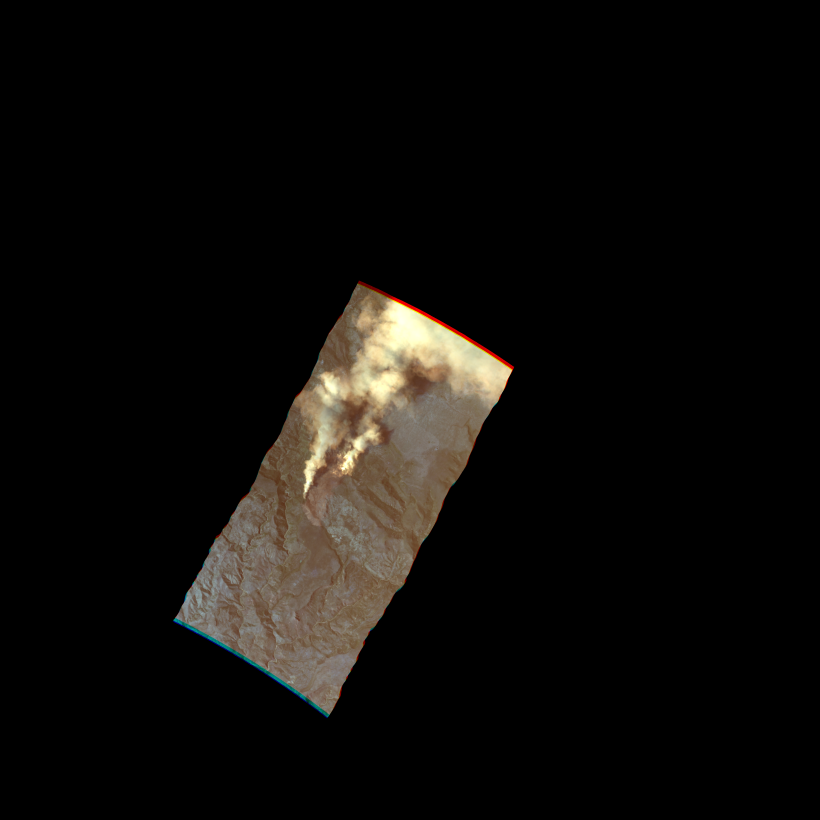
#> input picture Reconstruction/reconstruct_this2/center.png, 4096 x 4096 px (shown at 1/5 size)
$ jupyter execute --allow-errors disparity.ipynb
#> lines starting #> are read from the running program, lines starting #| are printed output that depends on the picture; after the words box and inside, x2 and y2 are one past the last pixel; in counts of white or black regions, pixels touching at a corner belong together
[cell 1]
'''
Created by Omar Padierna "Para11ax" on Jan 1 2019

 This program is free software: you can redistribute it and/or modify
 it under the terms of the GNU General Public License as published by
 the Free Software Foundation, either version 3 of the License, or
 (at your option) any later version.

 This program is distributed in the hope that it will be useful,
 but WITHOUT ANY WARRANTY; without even the implied warranty of
 MERCHANTABILITY or FITNESS FOR A PARTICULAR PURPOSE.  See the
 GNU General Public License for more details.

'''

import cv2
import numpy as np
import glob
from tqdm import tqdm
import PIL.ExifTags
import PIL.Image
from matplotlib import pyplot as plt

#=====================================
# Function declarations
#=====================================

#Function to create point cloud file
def create_output(vertices, colors, filename):
	colors = colors.reshape(-1,3)
	vertices = np.hstack([vertices.reshape(-1,3),colors])

	ply_header = '''ply
		format ascii 1.0
		element vertex %(vert_num)d
		property float x
		property float y
		property float z
		property uchar red
		property uchar green
		property uchar blue
		end_header
		'''
	with open(filename, 'w') as f:
		f.write(ply_header %dict(vert_num=len(vertices)))
		np.savetxt(f,vertices,'%f %f %f %d %d %d')

#Function that Downsamples image x number (reduce_factor) of times.
def downsample_image(image, reduce_factor):
	for i in range(0,reduce_factor):
		#Check if image is color or grayscale
		if len(image.shape) > 2:
			row,col = image.shape[:2]
		else:
			row,col = image.shape

		image = cv2.pyrDown(image, dstsize= (col//2, row // 2))
	return image

#> (a cell that did not finish here is left out)

[cell 3]
#Specify image paths
img_path1 = './reconstruct_this2/center.png'
img_path2 = './reconstruct_this2/right.png'

img_1_downsampled = cv2.imread(img_path1)
#> img_1_downsampled is the input picture: shape (4096, 4096, 3); mean B, G, R 10, 12.4, 14.3
img_2_downsampled = cv2.imread(img_path2)
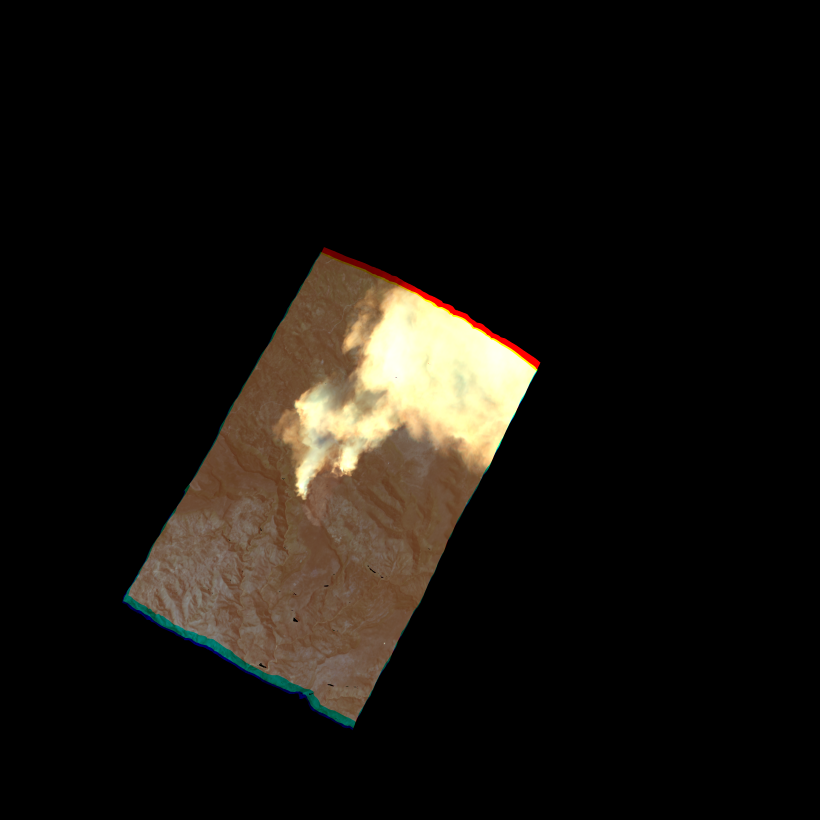
#> input picture Reconstruction/reconstruct_this2/right.png, 4096 x 4096 px (shown at 1/5 size)
#> img_2_downsampled is the input picture: shape (4096, 4096, 3); mean B, G, R 14.3, 19.1, 22.7

img_1_downsampled = downsample_image(img_1_downsampled,1)
img_2_downsampled = downsample_image(img_2_downsampled,1)

plt.imshow(img_1_downsampled)
plt.show()
plt.imshow(img_2_downsampled)
plt.show()

[cell 4]
# img_1_downsampled = downsample_image(img_1_downsampled,3)
# img_2_downsampled = downsample_image(img_2_downsampled,3)

[cell 5]
# [33 lines of commented-out code are left out]

[cell 6]
# grab the dimensions of the image and calculate the center of the
# image

rotate_angle = -62

(h, w) = img_1_downsampled.shape[:2]
#> h = 2048; w = 2048
(cX, cY) = (w // 2, h // 2)
#> cX = 1024; cY = 1024
# rotate our image by 45 degrees around the center of the image
M = cv2.getRotationMatrix2D((cX, cY), rotate_angle, 1.0)

rotated_img_1_downsampled = cv2.warpAffine(img_1_downsampled, M, (w, h))
rotated_img_2_downsampled = cv2.warpAffine(img_2_downsampled, M, (w, h))
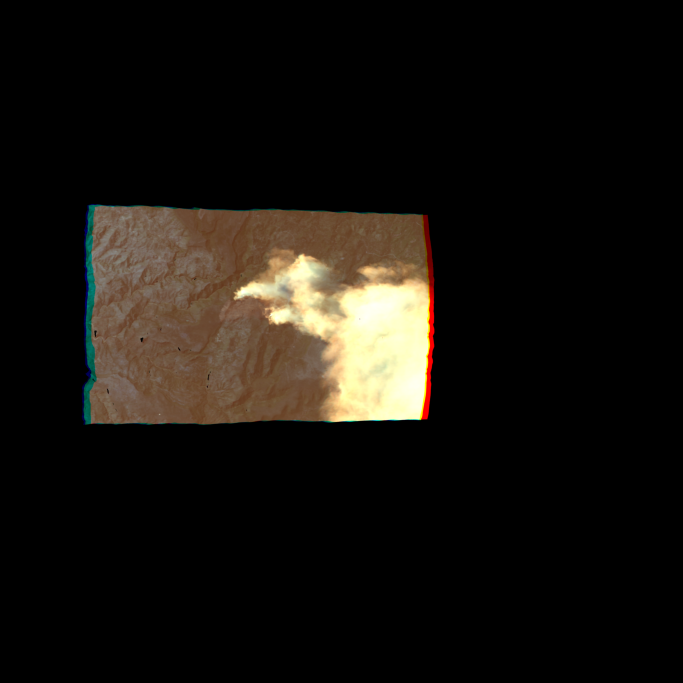
#> rotated_img_2_downsampled: shape (2048, 2048, 3) (shown at 1/3 size); mean of channels 0, 1, 2 14.3, 19.1, 22.7; drawn as B, G, R
print(h,w)
#| 2048 2048

plt.imshow(rotated_img_1_downsampled)
plt.show()
plt.imshow(rotated_img_2_downsampled)
plt.show()

top = 800
botton = 1100
left = 300
right = 1200
cropped_rotated_img_1_downsampled = rotated_img_1_downsampled[top:botton, left:right]
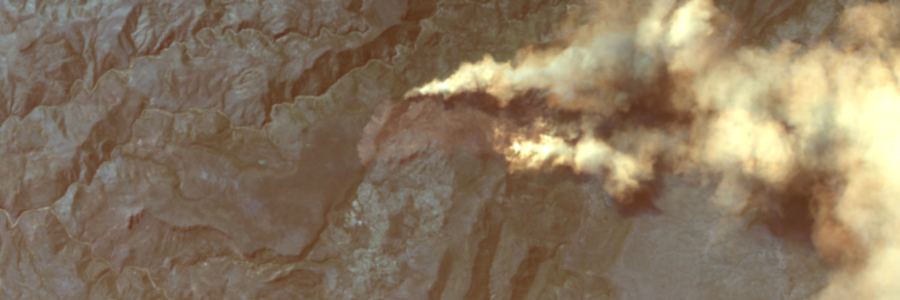
#> cropped_rotated_img_1_downsampled: shape (300, 900, 3); mean of channels 0, 1, 2 95.6, 118.9, 136.9; drawn as B, G, R
cropped_rotated_img_2_downsampled = rotated_img_2_downsampled[top:botton, left:right]
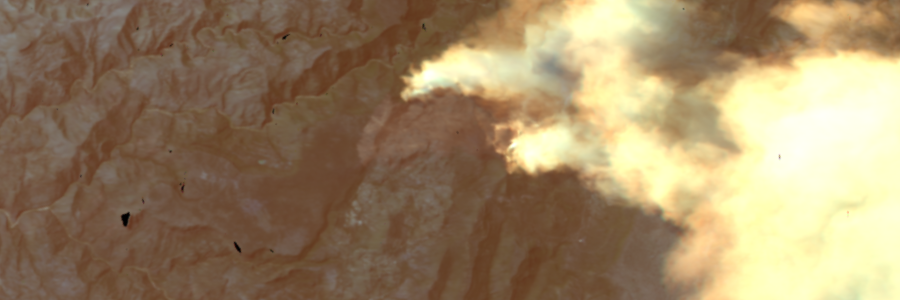
#> cropped_rotated_img_2_downsampled: shape (300, 900, 3); mean of channels 0, 1, 2 101, 133.7, 156.1; drawn as B, G, R

# cropped_rotated_img_1_downsampled = img_1_downsampled[top:botton, left:right]
# cropped_rotated_img_2_downsampled = img_2_downsampled[top:botton, left:right]

plt.imshow(cropped_rotated_img_1_downsampled)
plt.show()
plt.imshow(cropped_rotated_img_2_downsampled)
plt.show()

[cell 7]
img_1_downsampled = cropped_rotated_img_1_downsampled
img_2_downsampled = cropped_rotated_img_2_downsampled

[cell 8]
np.shape(img_1_downsampled)
#> Out = (300, 900, 3)

[cell 9]
plt.contourf(img_1_downsampled[:,:,2])
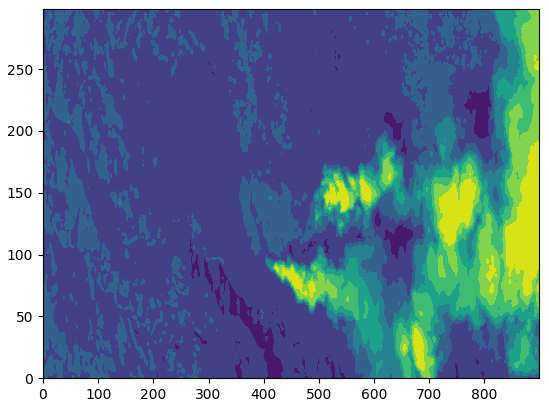
#> figure drawn by matplotlib, 1 panel

[cell 10]
# [8 lines of commented-out code are left out]

[cell 11]
#Set disparity parameters
#Note: disparity range is tuned according to specific parameters obtained through trial and error.
win_size = 3
min_disp = 0
max_disp = 16*13

num_disp = max_disp - min_disp # Needs to be divisible by 16

#Create Block matching object.
stereo = cv2.StereoSGBM_create(minDisparity= min_disp,
	numDisparities = num_disp,
	blockSize = 1,
	uniquenessRatio = 5,
	speckleWindowSize = 0,
	speckleRange = 2,
	disp12MaxDiff = -1,
	P1 = 8*3*win_size**2,#8*3*win_size**2,
	P2 =32*3*win_size**2, #32*3*win_size**2
                              )

#Compute disparity map
print ("\nComputing the disparity  map...")
disparity_map = stereo.compute(img_1_downsampled, img_2_downsampled)
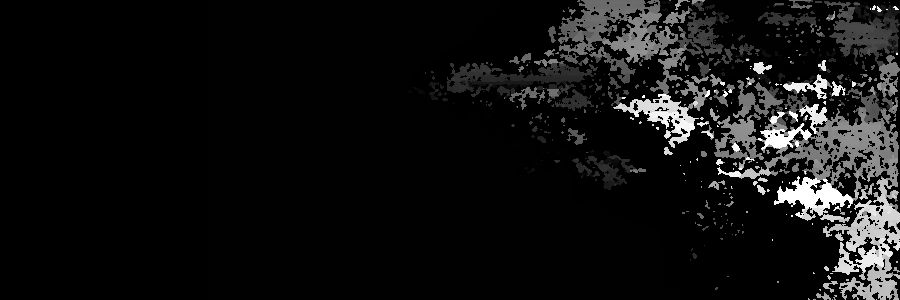
#> disparity_map: shape (300, 900) int16; min -16, max 3312, mean 221.4; drawn with min black and max white

#Show disparity map before generating 3D cloud to verify that point cloud will be usable.
plt.imshow(disparity_map,'turbo')
plt.colorbar()
plt.savefig("disparitymap.png")
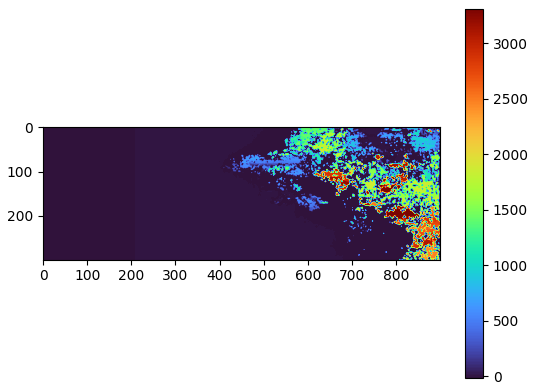
#> figure drawn by matplotlib, 2 panels
plt.show()
print(np.max(disparity_map))
#| 3312

[cell 12]
#Generate  point cloud.
print ("\nGenerating the 3D map...")

#Get new downsampled width and height
h,w = img_2_downsampled.shape[:2]
#> h = 300; w = 900

#Load focal length.
# focal_length = np.load('./camera_params/FocalLength.npy')
focal_length = 29


# #Perspective transformation matrix
# #This transformation matrix is from the openCV documentation, didn't seem to work for me.
# Q1 = np.float32([[1,0,0,-w/2.0],
# 				[0,-1,0,h/2.0],
# 				[0,0,0,-focal_length],
# 				[0,0,1,0]])

#This transformation matrix is derived from Prof. Didier Stricker's power point presentation on computer vision.
#Link : https://ags.cs.uni-kl.de/fileadmin/inf_ags/3dcv-ws14-15/3DCV_lec01_camera.pdf
Q2 = np.float32([[1,0,0,0],
				[0,-1,0,0],
				[0,0,focal_length*0.05,0], #Focal length multiplication obtained experimentally.
				[0,0,0,1]])

#Reproject points into 3D
points_3D = cv2.reprojectImageTo3D(disparity_map, Q2)
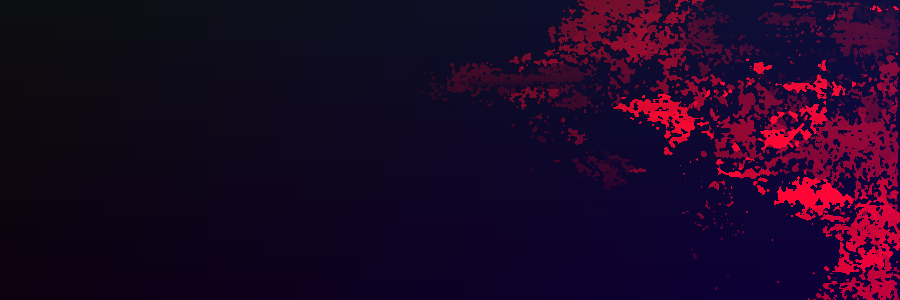
#> points_3D: shape (300, 900, 3) float32; mean of channels 0, 1, 2 449.1, -149.5, 320.7; drawn with min black and max white
#Get color points
colors = cv2.cvtColor(img_2_downsampled, cv2.COLOR_BGR2RGB)

#Get rid of points with value 0 (i.e no depth)
mask_map = disparity_map > disparity_map.min()
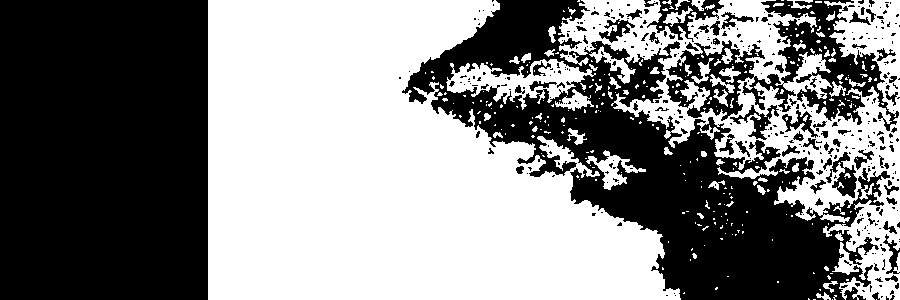
#> mask_map: shape (300, 900) bool; 51.9% white; 390 black regions (315 under 20 px), largest, box (x1, y1, x2, y2) and area: (0, 0, 208, 300) 62400, (402, 0, 890, 300) 49394, (666, 0, 899, 131) 9874

#Mask colors and points.
output_points = points_3D[mask_map]
output_colors = colors[mask_map]

#Define name for output file
output_file = 'reconstructed.ply'

#Generate point cloud
print ("\n Creating the output file... \n")
create_output(output_points, output_colors, output_file)

[cell 13]
plt.contourf(points_3D[:,:,2])
plt.colorbar()
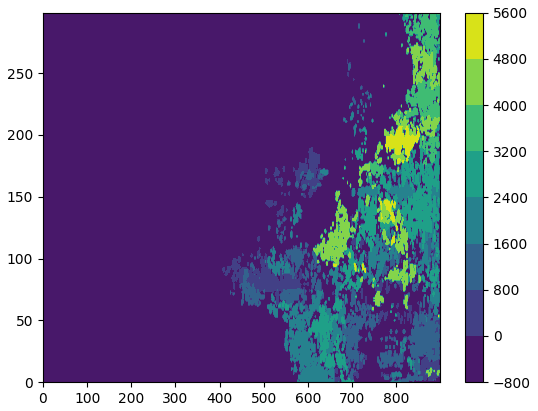
#> figure drawn by matplotlib, 2 panels

[cell 14]
np.shape(points_3D)
#> Out = (300, 900, 3)
